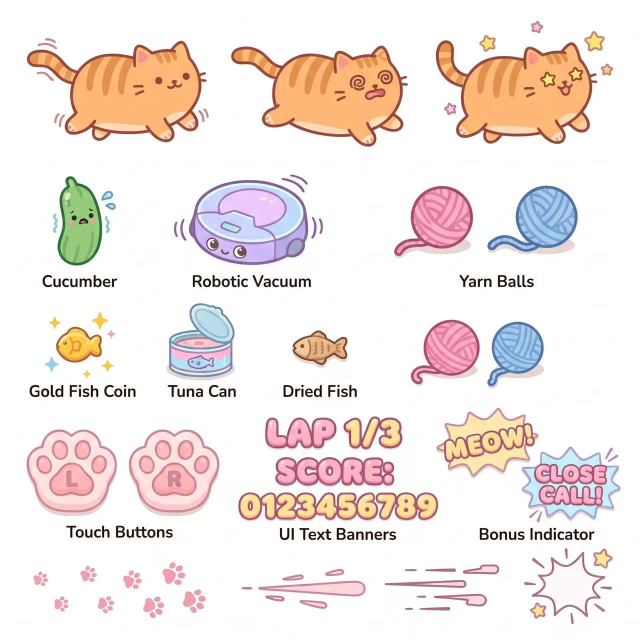
#> input picture 图片/6c9f8d8a4286ee119648e74baad8ef2d.jpg, 1280 x 1280 px (shown at 1/2 size)
$ python slice_sprites.py
#> lines starting #> are read from the running program, lines starting #| are printed output that depends on the picture; after the words box and inside, x2 and y2 are one past the last pixel; in counts of white or black regions, pixels touching at a corner belong together
"""Slice sprite sheet into PNGs + atlas.json via connected components."""
from __future__ import annotations

import json
from pathlib import Path

from PIL import Image
import numpy as np

ROOT = Path(__file__).resolve().parents[1]
IMG = ROOT / "图片"
OUT = ROOT / "assets"
OUT.mkdir(exist_ok=True)

SHEET = IMG / "6c9f8d8a4286ee119648e74baad8ef2d.jpg"
TRACK = IMG / "f1786b024da15a2661c0530b92a74bdf.jpg"
CONCEPT = IMG / "3b452d27a322bdc34529ac7207953762.jpg"


def main() -> None:
    im = Image.open(SHEET).convert("RGBA")
    arr = np.asarray(im)
    rgb = arr[:, :, :3]
#> rgb is the input picture: shape (1280, 1280, 3); mean R, G, B 241.7, 230.7, 227.2
    # near-white background
    bg = (rgb[:, :, 0] > 245) & (rgb[:, :, 1] > 245) & (rgb[:, :, 2] > 245)
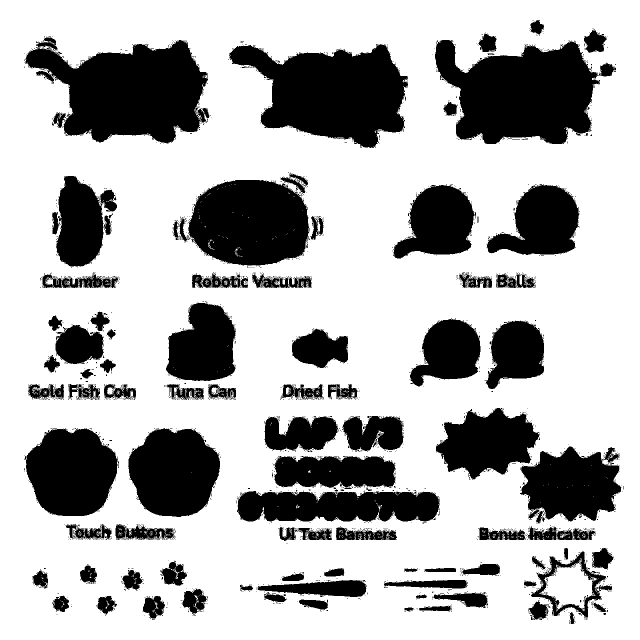
#> bg: shape (1280, 1280) bool (shown at 1/2 size); 70.4% white; 2095 black regions (1995 under 20 px), largest, box (x1, y1, x2, y2) and area: (49, 73, 420, 288) 48791, (870, 80, 1200, 288) 47208, (458, 88, 816, 296) 45998
    mask = ~bg

    h, w = mask.shape
#> h = 1280; w = 1280
    visited = np.zeros_like(mask, dtype=bool)
    boxes: list[tuple[int, int, int, int, int]] = []

    ys, xs = np.where(mask)
    for y, x in zip(ys.tolist(), xs.tolist()):
        if visited[y, x]:
            continue
        # BFS
        stack = [(x, y)]
        visited[y, x] = True
        min_x = max_x = x
        min_y = max_y = y
        count = 0
        while stack:
            cx, cy = stack.pop()
            count += 1
            if cx < min_x:
                min_x = cx
            if cx > max_x:
                max_x = cx
            if cy < min_y:
                min_y = cy
            if cy > max_y:
                max_y = cy
            for nx, ny in ((cx + 1, cy), (cx - 1, cy), (cx, cy + 1), (cx, cy - 1)):
                if 0 <= nx < w and 0 <= ny < h and mask[ny, nx] and not visited[ny, nx]:
                    visited[ny, nx] = True
                    stack.append((nx, ny))
        bw, bh = max_x - min_x + 1, max_y - min_y + 1
        if count >= 600 and bw > 18 and bh > 18:
            boxes.append((min_x, min_y, bw, bh, count))
#> this loop made 484353 passes
#> (y, x) on passes 3 to 5: (40, 1076), (40, 1077), (40, 1078)
#> after the loop, boxes = 57 items, first 6: (1168, 60, 45, 46, 1324), (958, 67, 35, 37, 926), (51, 80, 368, 207, 47647), (870, 80, 330, 208, 47014), (458, 88, 358, 208, 45816), (112, 352, 95, 181, 13152)

    # merge overlaps
    def overlap(a, b, pad=14):
        ax, ay, aw, ah, _ = a
        bx, by, bw, bh, _ = b
        return not (ax + aw + pad < bx or bx + bw + pad < ax or ay + ah + pad < by or by + bh + pad < ay)

    boxes = sorted(boxes, key=lambda b: b[4], reverse=True)
#> boxes = 57 items, first 6: (51, 80, 368, 207, 47647), (870, 80, 330, 208, 47014), (458, 88, 358, 208, 45816), (376, 360, 242, 171, 33396), (256, 856, 184, 178, 24979), (52, 857, 184, 175, 24921)
    merged: list[tuple[int, int, int, int, int]] = []
    for b in boxes:
        hit = False
        for i, m in enumerate(merged):
            if overlap(m, b):
                mx = min(m[0], b[0])
                my = min(m[1], b[1])
                mx2 = max(m[0] + m[2], b[0] + b[2])
                my2 = max(m[1] + m[3], b[1] + b[3])
                merged[i] = (mx, my, mx2 - mx, my2 - my, m[4] + b[4])
                hit = True
                break
        if not hit:
            merged.append(b)
#> this loop made 57 passes
#> b on passes 1, 15, 16, 17, 18, 19, 20, 21, 22, 23, 24, 25: (51, 80, 368, 207, 47647), (820, 638, 141, 134, 12443), (972, 642, 116, 136, 11054), (529, 833, 148, 67, 7574), (685, 832, 122, 70, 6455), (584, 658, 112, 78, 5946), (111, 650, 97, 78, 5533), (515, 1160, 218, 34, 4727), (1062, 1103, 162, 132, 4026), (231, 1048, 117, 32, 2075), (672, 1055, 122, 25, 1904), (867, 1184, 108, 32, 1784)
#> b on passes 2 to 7: (870, 80, 330, 208, 47014), (458, 88, 358, 208, 45816), (376, 360, 242, 171, 33396), (256, 856, 184, 178, 24979), (52, 857, 184, 175, 24921), (474, 982, 405, 61, 21209)

    # sort reading order
    merged.sort(key=lambda b: (b[1] // 40, b[0]))

    # Heuristic names by row/col position (will refine after inspect)
    names_guess = [
        "cat_run",
        "cat_dizzy",
        "cat_happy",
        "cucumber",
        "vacuum",
        "yarn_pink",
        "yarn_blue",
        "fish_coin",
        "tuna",
        "fish_dry",
        "paw_l",
        "paw_r",
        "text_lap",
        "text_score",
        "digits",
        "bubble_meow",
        "bubble_close",
        "paw_prints",
        "speed_lines",
        "burst",
    ]

    atlas = {}
    pad = 3
    for i, (x, y, bw, bh, area) in enumerate(merged):
        sx = max(0, x - pad)
        sy = max(0, y - pad)
        sw = min(w - sx, bw + pad * 2)
        sh = min(h - sy, bh + pad * 2)
        name = names_guess[i] if i < len(names_guess) else f"sprite_{i:02d}"
        crop = im.crop((sx, sy, sx + sw, sy + sh))
        # make pure white nearly transparent for nicer draw
        c = crop.convert("RGBA")
        ca = np.asarray(c).copy()
        white = (ca[:, :, 0] > 248) & (ca[:, :, 1] > 248) & (ca[:, :, 2] > 248)
        ca[white, 3] = 0
        Image.fromarray(ca).save(OUT / f"{name}.png")
        atlas[name] = {"x": sx, "y": sy, "w": sw, "h": sh, "area": area}
        print(f"{i:02d} {name}: {sx},{sy} {sw}x{sh} area={area}")
#> this loop made 29 passes
#> (x, y, bw, bh, area) on passes 1 to 12: (870, 60, 343, 228, 49264), (51, 80, 368, 207, 47647), (458, 88, 358, 208, 45816), (112, 352, 122, 181, 14076), (376, 360, 242, 171, 33396), (786, 370, 163, 147, 15883), (974, 368, 185, 142, 16697), (157, 549, 65, 27, 1009), (404, 549, 77, 27, 1130), (504, 549, 55, 27, 785), (918, 548, 66, 28, 935), (111, 623, 109, 105, 6284)
#| 00 cat_run: 867,57 349x234 area=49264
#| 01 cat_dizzy: 48,77 374x213 area=47647
#| 02 cat_happy: 455,85 364x214 area=45816
#| 03 cucumber: 109,349 128x187 area=14076
#| 04 vacuum: 373,357 248x177 area=33396
#| 05 yarn_pink: 783,367 169x153 area=15883
#| 06 yarn_blue: 971,365 191x148 area=16697
#| 07 fish_coin: 154,546 71x33 area=1009
#> (further printed lines are left out)
#> pass 1, in main, `crop = im.crop((sx, sy, sx + sw, sy + sh))`:
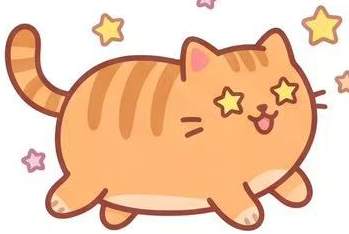
#> crop: PIL image 349x234 RGBA; mean R, G, B, A 239.5, 200.7, 170, 255
#> pass 1, in main, `white = (ca[:, :, 0] > 248) & (ca[:, :, 1] > 248) & (ca[:, :, 2] > 248)`:
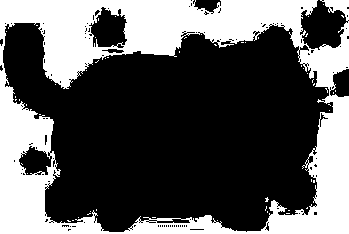
#> white: shape (234, 349) bool; 35.3% white; 55 white regions (54 under 20 px), largest, box (x1, y1, x2, y2) and area: (0, 0, 349, 234) 28687
#> pass 2, in main, `crop = im.crop((sx, sy, sx + sw, sy + sh))`:
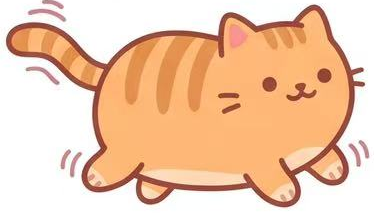
#> crop: PIL image 374x213 RGBA; mean R, G, B, A 240.1, 200.9, 170.9, 255
#> after the loop:
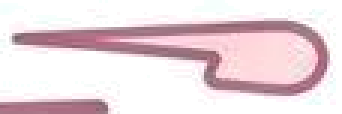
#> ca: shape (38, 114, 4) (shown 3 times larger); mean R, G, B, A 232.6, 215.6, 220.8, 140; transparent parts drawn white

    (OUT / "atlas.json").write_text(json.dumps(atlas, indent=2), encoding="utf-8")

    # preview montage of crops
    Image.open(TRACK).save(OUT / "track.jpg", quality=90)
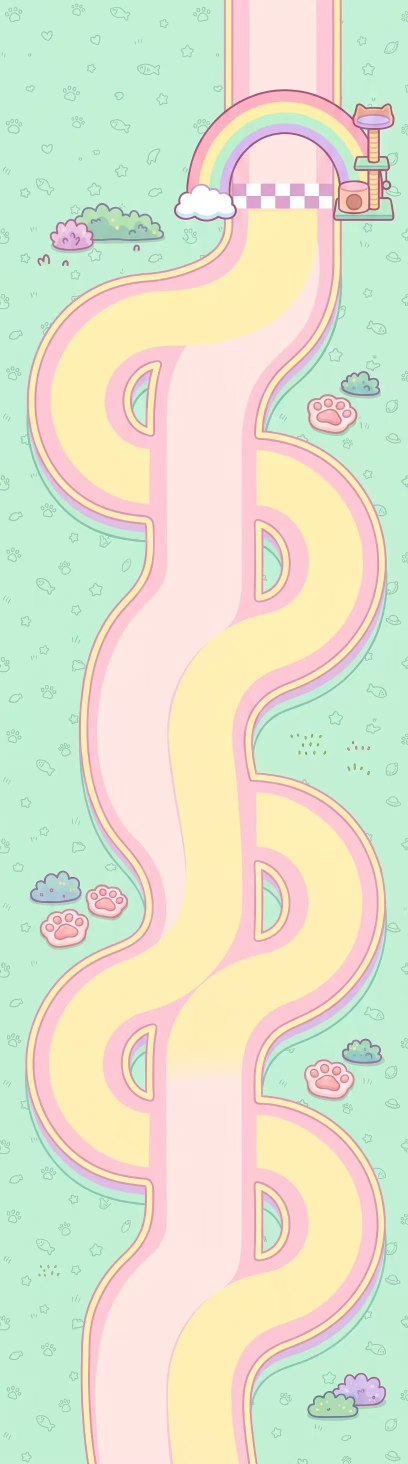
#> input picture 图片/f1786b024da15a2661c0530b92a74bdf.jpg, 816 x 2928 px (shown at 1/2 size)
    Image.open(CONCEPT).save(OUT / "concept.jpg", quality=90)
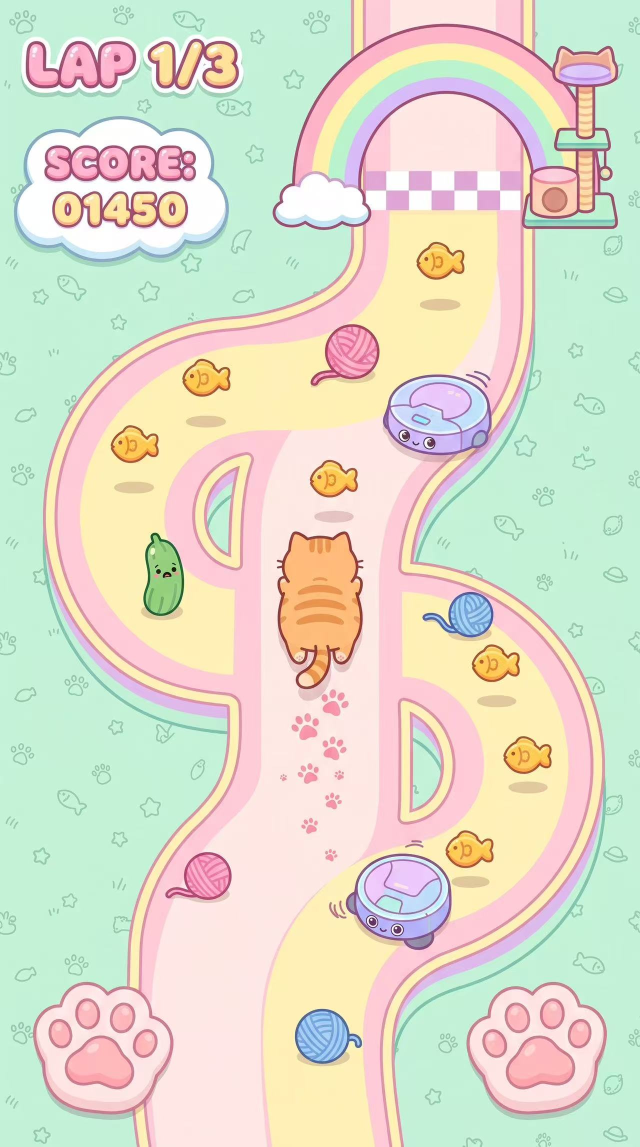
#> input picture 图片/3b452d27a322bdc34529ac7207953762.jpg, 1280 x 2293 px (shown at 1/2 size)
    im.convert("RGB").save(OUT / "sheet.jpg", quality=90)
    print(f"Done: {len(merged)} sprites -> {OUT}")
#| Done: 29 sprites -> assets


if __name__ == "__main__":
    main()
